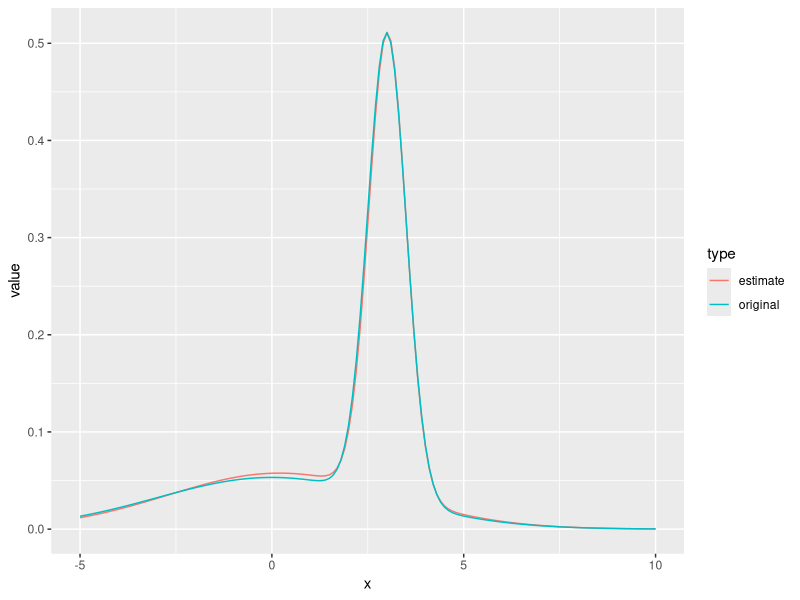
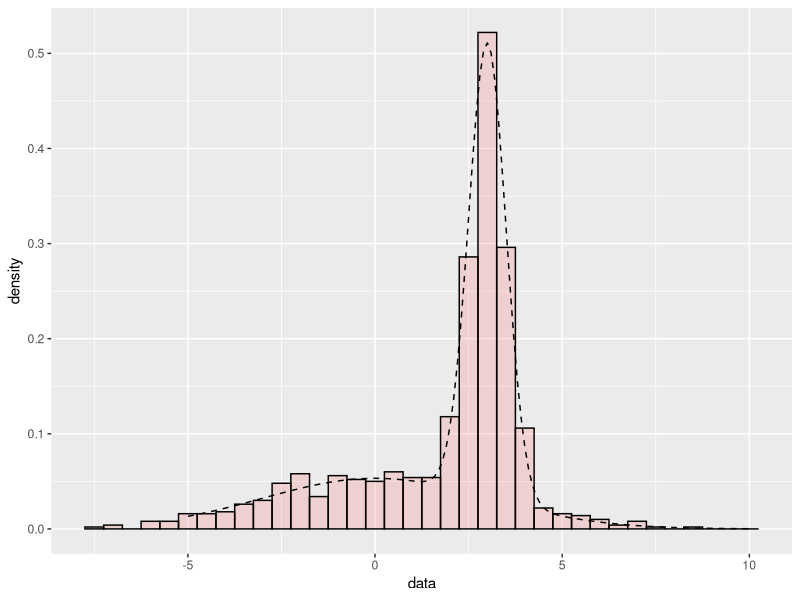
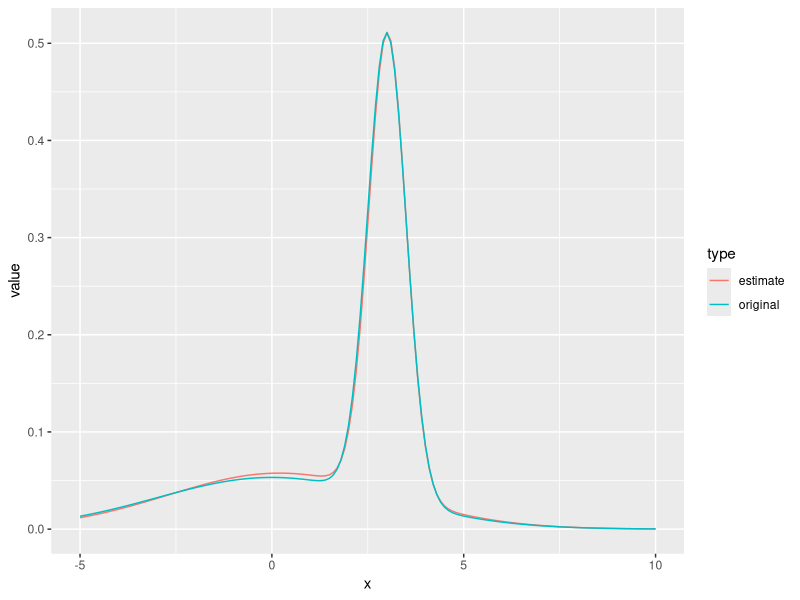

Reproduce these figures in R, in order.
#########################################
# file  : GMM.R
# auther: norih
# date  : Dec 14th, 2020
# GMM is gaussian mixture model.
# Expectation-maximization algorithm is one of the algorithm
# which estimate maximum likelihood
#########################################
library(tidyverse)
# samples comes from mixture gaussian model
# signal: mu0 = 3, sig0 = 0.5, pi0 = 0.6
# noise: mu1 = 0, sig1 = 3, pi1 = 0.4
set.seed(50)
N <- 1000
mu0 = 3
sig0= 0.5
pi0 = 0.6
mu1 = 0
sig1 = 3
pi1 = 0.4

X <- sample(0:1, N, replace = TRUE, prob = c(pi0,pi1))
data <- rep(-99, N)
data[which(X == 0)] <- rnorm(length(which(X == 0)), mu0, sig0)
data[which(X == 1)] <- rnorm(length(which(X == 1)), mu1, sig1)

x0 <- seq(-5,10,.1)
y0 <- pi0 * dnorm(x0,mu0,sig0) + pi1 * dnorm(x0,mu1,sig1)
p <- ggplot(NULL, aes(x = data)) +
      geom_histogram(aes(y=..density..),      # Histogram with density instead of count on y-axis
                     binwidth=.5,
                     colour="black", alpha=.2, fill="#FF6666") +
      geom_line(aes(x=x0, y=y0), size = .5, linetype="dashed")
ggsave("./ref1/section3/fig4.1.png", plot = p)

# EM method to estimate (pi0, pi1), (mu0, sig0), (mu1, sig1)
# Initial condition
mu0 = 5
mu1 = -5
sig0 = 3
sig1 = 2
pi0 = 0.8
pi1 = 0.2


for(i in 1:20) {
  p0 <- pi0 * dnorm(data, mu0, sig0)
  p1 <- pi1 * dnorm(data, mu1, sig1)
  q0 <- p0/(p0+p1)
  q1 <- p1/(p0+p1)
  pi0 <- sum(q0) / N
  pi1 <- sum(q1) / N
  mu0 <- sum(q0 * data) / (N*pi0)
  mu1 <- sum(q1 * data) / (N*pi1)
  sig0 <- sqrt(sum(q0 * (data - mu0) * (data - mu0)) / (N*pi0))
  sig1 <- sqrt(sum(q1 * (data - mu1) * (data - mu1)) / (N*pi1))
}

paste(mu0, sig0, pi0, mu1, sig1, pi1, sep=",")

x1 <- seq(-5,10,.1)
y1 <- pi0 * dnorm(x1,mu0,sig0) + pi1 * dnorm(x1,mu1,sig1)

df <- data.frame(x = x0, original = y0, estimate = y1)
df %>% pivot_longer(cols = -x, names_to = "type", values_to = "value") %>% 
  ggplot()+geom_line(aes(x=x, y=value, color=type), size = .5)
ggsave("./ref1/section3/fig4.2.png")
